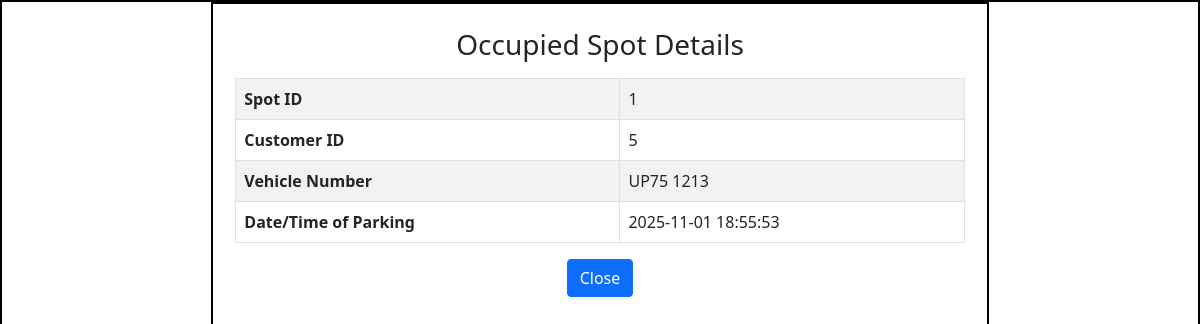
The app's page /occupiedspots/1 with its own data.
### models/model.py (models this page shows, shortened)
class Parking_spot(db.Model):
        id = db.Column(db.Integer(),primary_key = True)
        lot_id = db.Column(db.Integer(),db.ForeignKey("parking_lot.id"),nullable = False)
        spot_number = db.Column(db.Integer(),nullable = False)
        status = db.Column(db.String(),nullable = False)
        reservation = db.relationship("Reserve_parking_spot", backref="spot", uselist=False, cascade="all, delete")

class Reserve_parking_spot(db.Model):
    id = db.Column(db.Integer(),primary_key = True)
    spot_id = db.Column(db.Integer(),db.ForeignKey("parking_spot.id"),nullable = False)
    user_id = db.Column(db.Integer(),db.ForeignKey("user.id"),nullable = False)
    parking_timestamp = db.Column(db.DateTime(),nullable = True)
    leaving_timestamp = db.Column(db.DateTime(),nullable = True)
    parking_cost = db.Column(db.Numeric(10, 2),nullable = True)
    vehicle_no = db.Column(db.String(),nullable = False)

### controllers/admin_controller.py (the view)
@admin_bp.route("/occupiedspots/<int:spot_id>")
def occupied_spot(spot_id):
    spot = Parking_spot.query.get(spot_id)
    if spot and spot.status == 'O':
        latest_reservation = Reserve_parking_spot.query.filter_by(spot_id=spot_id,leaving_timestamp=None).order_by(Reserve_parking_spot.parking_timestamp.desc()).first()
        if latest_reservation:
            return render_template("occupied_spot_details.html", spot=spot, reservation=latest_reservation)
    return redirect(url_for("admin.admin"))

### templates/occupied_spot_details.html (shortened to what this page needs)
<!DOCTYPE html>
<html lang="en">
<head>
    <link rel="stylesheet" href="../static/style.css">
    <link href="https://cdn.jsdelivr.net/npm/bootstrap@5.0.2/dist/css/bootstrap.min.css" rel="stylesheet"
>
</head>
<body>
    <div id="main">
        <div id="canvas" class="overflow-auto">
            <div id="content" class="container mt-4">
                <h3 class="mb-3 text-center">Occupied Spot Details</h3>
                <table class="table table-bordered table-striped ">
                    <tbody>
                        <tr>
                            <th scope="row">Spot ID</th>
                            <td>{{ spot.id }}</td>
                        </tr>
                        <tr>
                            <th scope="row">Customer ID</th>
                            <td>{{ reservation.user_id }}</td>
                        </tr>
                        <tr>
                            <th scope="row">Vehicle Number</th>
                            <td>{{ reservation.vehicle_no }}</td>
                        </tr>
                        <tr>
                            <th scope="row">Date/Time of Parking</th>
                            <td>{{ reservation.parking_timestamp.strftime("%Y-%m-%d %H:%M:%S") }}</td>
                        </tr>
                    </tbody>
                </table>
                <div class="text-center">
                    <a href="/admin" class="btn btn-primary">Close</a>
                </div>
            </div>
        </div>
    </div>
</body>
</html>

### static/style.css (style rules this page uses)
* { margin: 0; }
#main, #canvas { border: 2px solid black; }
#canvas { width: 65%; height: 800px; margin: auto; padding-left: 10px; padding-right: 10px; }

### records on screen
Parking_spot: id "1"
Reserve_parking_spot: user_id "5", vehicle_no "UP75 1213", parking_timestamp "2025-11-01 18:55:53"
